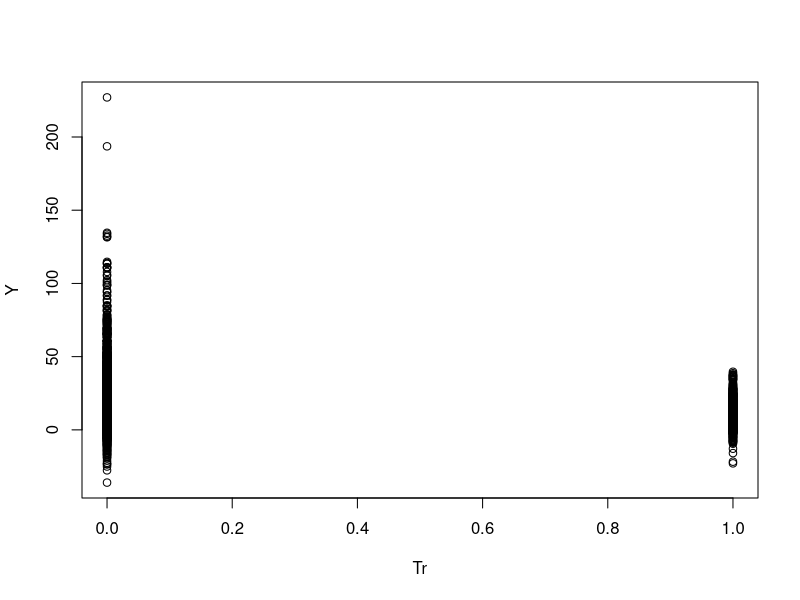
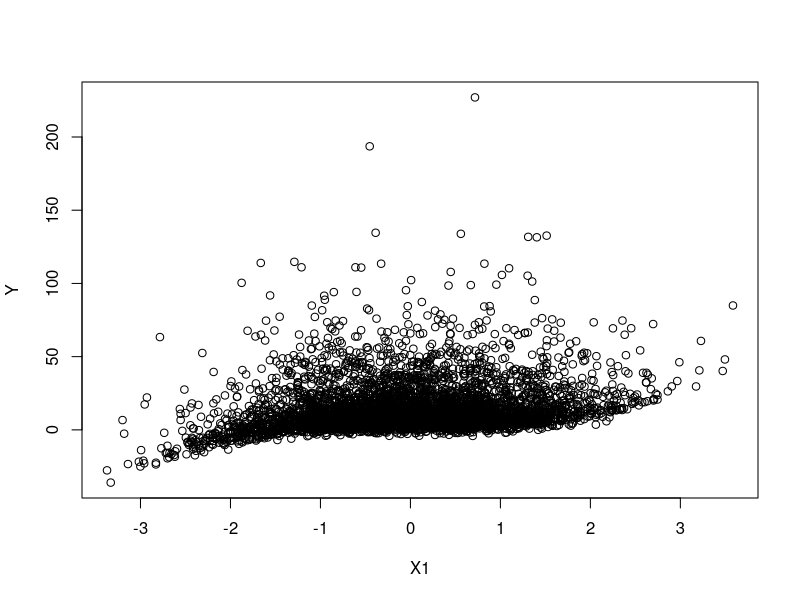
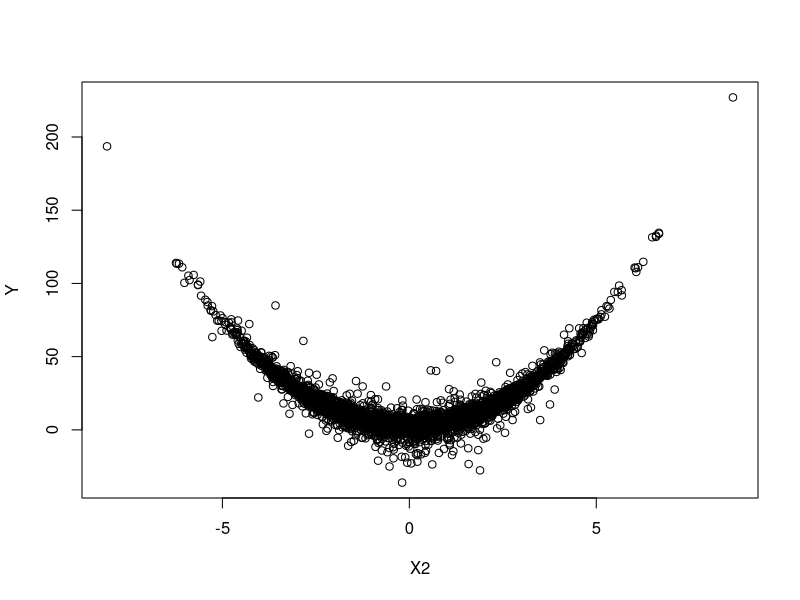
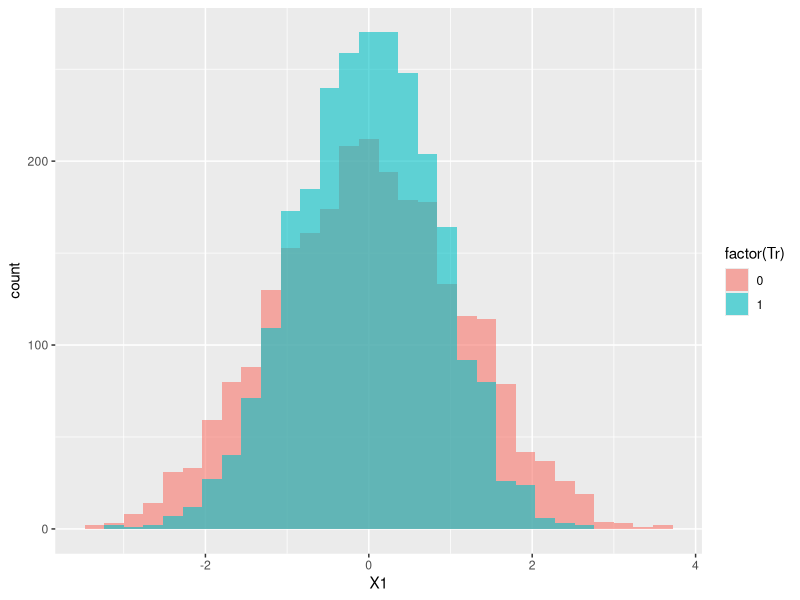
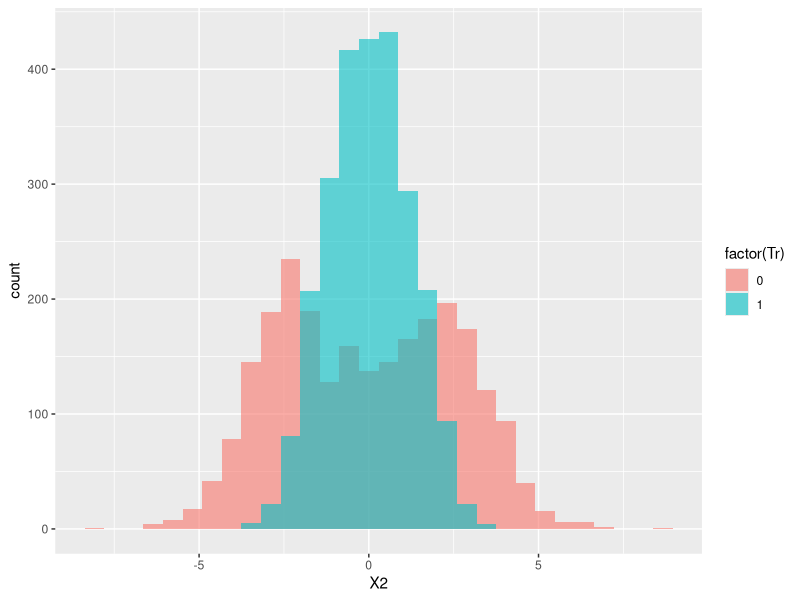

Recreate these plots in R, in order.
# Matching Estimators
# Author: Joe Ornstein (jornstein@uga.edu)
# Date: November 14, 2020
# Version: 1.0

library(tidyverse)
set.seed(42)

# What if the data-generating process is nonlinear? Do linear models produce good estimates?

# sample size
n <- 5000

# the true causal effect; this is what we want to estimate!
beta <- 4

# X1 is distributed normally
X1 <- rnorm(n,0,1)

# X2 is distributed normally
X2 <- rnorm(n,0,2)

# Tr (the treatment) is caused by X1 and X2 in a weird nonlinear fashion
Tr <- if_else(X1^2 + X2^2 - rnorm(n,0,4) < 4, 1, 0)
# (more likely to be in the treatment group if X1 and X2 are both close to zero)

# Y is caused by Tr, X1, and X2 in a weird nonlinear fashion plus some noise
Y <- beta*Tr + X1^3 + 3*X2^2 + rnorm(n,0,2)

data <- tibble(Y,Tr,X1,X2)


## Exercise: estimate the average treatment effect with lm(), both with and without covariates

lm1 <- lm(Y~Tr,data=data)
summary(lm1)

lm2 <- lm(Y~Tr+X1+X2,data=data)
summary(lm2) # oh no, conditioning doesn't help!

plot(Tr,Y)
plot(X1,Y)
plot(X2,Y)

ggplot(data = data) +
  geom_histogram(aes(x=X1,fill=factor(Tr)), 
                 alpha = 0.6, position = 'identity')

ggplot(data = data) +
  geom_histogram(aes(x=X2,fill=factor(Tr)), 
                 alpha = 0.6, position = 'identity')

## What in the holy heckfire do we do?
## Answer: condition on the confounders, but not with a linear model

## Matching Estimators: find a (possibly weighted) control group where the pretreatment covariates are 
## 'balanced' across groups (don't significantly differ). Then compare means as usual!

# library(ebal)
# X <- cbind(X1,X2)
# eb.out <- ebalance(Treatment=Tr,
#                    X=X)
# 
# apply(X[Tr==1,],2,mean)
# apply(X[Tr==0,],2,weighted.mean,w=eb.out$w)
# apply(X[Tr==0,],2,mean)
# 
# mean(Y[Tr==1])
# weighted.mean(Y[Tr==0], eb.out$w)


library(Matching)
m <- Match(Y = Y, Tr = Tr, X = cbind(X1,X2))
# summary(m)
#MatchBalance(Tr ~ X1 + X2, match.out = m)

matched_control_group <- data[m$index.control,]
treatment_group <- data[m$index.treated,]

# t.test(treatment_group$X1, matched_control_group$X1)
# t.test(treatment_group$X2, matched_control_group$X2)
# t.test(treatment_group$Y, matched_control_group$Y)

summary(m)

# notes: when does this work?
# only if you assume "selection on observables" (aka; believe the DAG)
# and you have enough overlap on those covariates to find matches for everyone in the treatment group.
